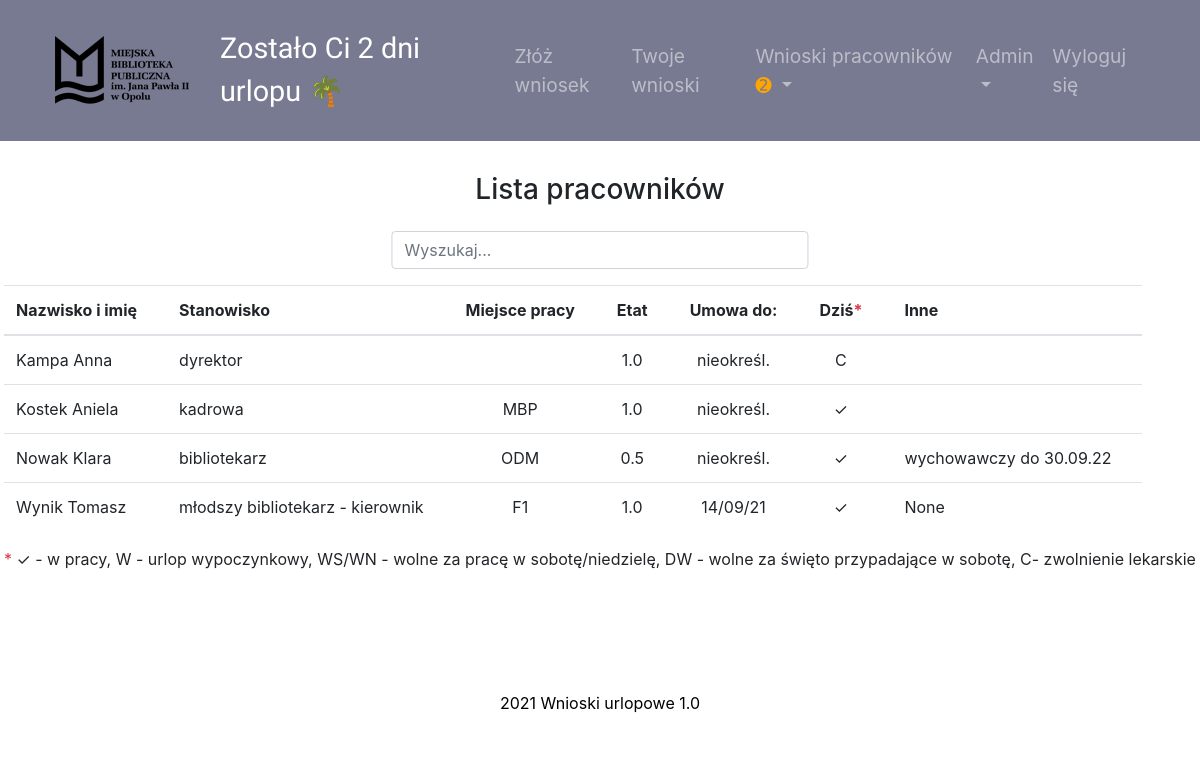
Screenshot of /employees_list (signed in) with the database file from the repository.
### main.py (models this page shows, shortened)
class Employee(UserMixin, db.Model):
    __tablename__ = "employees"
    id = db.Column(db.Integer, primary_key=True)
    name = db.Column(db.String(50), unique=False, nullable=False)
    login = db.Column(db.String(10), unique=True, nullable=False)
    password = db.Column(db.String(100))
    position = db.Column(db.String(50), unique=False)
    position_info = db.Column(db.String(20))
    work_place = db.Column(db.String)
    is_manager = db.Column(db.String(3), nullable=False)
    is_topmanager = db.Column(db.String(3), nullable=False)
    work_time = db.Column(db.Float, unique=False, nullable=False)
    email = db.Column(db.String)
    days_off = db.Column(db.Integer, nullable=False)
    annual_days_off = db.Column(db.Integer)
    contract_end = db.Column(db.String)
    requests = relationship("Request", back_populates="author")
    sickleaves = relationship("SickLeave", back_populates="person")
    manager_id = db.Column(db.Integer, db.ForeignKey("employees.id"))
    manager = relationship("Employee", backref='subordinates', remote_side="Employee.id")
    today_note = db.Column(db.String(20))
    additional_info = db.Column(db.String)

### main.py (the view)
@app.route("/employees_list")
@login_required
def employees_list():
    all_employees = Employee.query.order_by(Employee.name).all()
    employee_to_search = Employee.query.get(current_user.id)
    employees_requests_received = db.session.query(Request).filter(
        Request.send_to_person == employee_to_search.name).filter(Request.status == "oczekujący")
    request_list = len(employees_requests_received.all())
    today = date.today().strftime("%d/%m/%y")
    today_requests = db.session.query(Request).filter(Request.start_date <= today).filter(Request.end_date >= today)
    today_sickleaves = db.session.query(SickLeave).filter(SickLeave.start_date <= today).filter(
        SickLeave.end_date >= today)
    for employee in all_employees:
        todays = db.session.query(SickLeave).filter(SickLeave.start_date <= today).filter(
            SickLeave.end_date >= today).filter(SickLeave.person_id == employee.id).all()
        todayr = db.session.query(Request).filter(Request.start_date <= today).filter(Request.end_date >= today).filter(
            Request.status != "odrzucony").filter(Request.author_id == employee.id).all()
        if len(todays) != 0:
            employee.today_note = "C"
        elif len(todayr) != 0:
            for tr in todayr:
                temporary_list2 = []
                temporary_list2.append(tr.type)
                employee.today_note = temporary_list2[0]
        else:
            employee.today_note = "✓"
    return render_template("employees_list.html", request_list=request_list, today_sickleaves=today_sickleaves,
                           today_requests=today_requests, all_employees=all_employees)

### main.py (called while the page is built)
@login_manager.user_loader
def load_user(employee_id):
    return Employee.query.get(int(employee_id))

### templates/employees_list.html
{% include 'header.html' %}
<section class="page-section">
    <div class="requests">
        <div>
            <h3 class="table-title">Lista pracowników</h3>
            <input class="form-control search" id="myInput1" type="text" placeholder="Wyszukaj...">
        </div>
        <table class="table js-serial table-responsive empl_table" id="present">
            <thead>
            <tr>
                <th scope="col">Nazwisko i imię</th>
                <th scope="col">Stanowisko</th>
                <th scope="col">Miejsce pracy</th>
                <th scope="col" class="text-center">Etat</th>
                <th scope="col" class="text-center">Umowa do:</th>
                <th scope="col" class="text-center">Dziś<span class="text-danger">*</span></th>
                <th scope="col">Inne</th>
            </tr>
            </thead>
            <tbody id="myTable1">
                {% for employee in all_employees %}
            <tr>
                <td>{{ employee.name }}</td>
                <td>{{ employee.position }}</td>
                <td class="text-center">{{ employee.work_place}}</td>
                <td class="text-center">{{ employee.work_time }}</td>
                <td class="text-center">{{ employee.contract_end }}</td>
                <td class="text-center">{{ employee.today_note}} </td>
                <td> {{ employee.additional_info }}</td>
            </tr>
            {% endfor %}
            </tbody>
        </table>
        <span class="text-danger">*</span> ✓ - w pracy, W - urlop wypoczynkowy, WS/WN - wolne za pracę w
        sobotę/niedzielę, DW - wolne za święto przypadające w sobotę, C- zwolnienie lekarskie
    </div>
</section>
{% include 'footer.html' %}

### templates/header.html (shortened to what this page needs)
<!DOCTYPE html>
<html lang="pl">
<head>
    <link rel="stylesheet" href="https://maxcdn.bootstrapcdn.com/bootstrap/4.0.0/css/bootstrap.min.css"
>
    <link rel="stylesheet" href="https://cdnjs.cloudflare.com/ajax/libs/bootstrap-datepicker/1.9.0/css/bootstrap-datepicker.min.css"/>
    <link rel="stylesheet" href="./static/style.css" >
</head>
<body>
    <nav class="navbar position-sticky top-0 navbar-expand-lg navbar-dark w-100">
<div class="container-fluid">
        <a href="{{url_for('main')}}" class="navbar-brand ml-1" id="nav_urlop"><img src="/static/mbp_logo.png" class="d-inline-block align-center"  style="padding-right: 15px;"></a><p class="info"> {%if current_user.is_authenticated%} Zostało Ci {{current_user.days_off}} {% if current_user.work_time<1 %}godz. {%else%} dni  {%endif%}urlopu <span class="palm">🌴</span> {%endif%}</p>
        <div class="collapse navbar-collapse" id="navbarSupportedContent">
        <ul class="navbar-nav ml-auto">
            {% if current_user.position != "dyrektor"%}
                 <li class="nav-item">
                <a class="nav-link link-hide" href="{{url_for('main')}}">Złóż wniosek</a>
            </li>
            <li class="nav-item">
                <a class="nav-link link-hide" href="{{url_for('my_requests')}}">Twoje wnioski</a>
            </li>
            {% endif %}
            {% if current_user.is_manager == "TAK" %}
              <li class="nav-item dropdown">
      <a class="nav-link dropdown-toggle" href="{{url_for('employees_requests')}}" id="navbardrop" data-toggle="dropdown">
        Wnioski pracowników
          <span style='color:orange;'>
              {% if not request_list or request_list==0 %}
              {% else%}
              {% if request_list ==1  %}➊
              {% elif request_list ==2 %} ➋
              {% elif request_list ==3 %} ➌
              {% elif request_list ==4 %} ➍
              {% elif request_list ==5 %} ➎
              {% elif request_list ==6 %} ➏
              {% elif request_list ==7 %} ➐
              {% elif request_list ==8 %} ➑
              {% elif request_list ==9 %} ➒
              {% elif request_list ==10 %} ➓
              {% elif request_list >10 %} ➓+
              {% endif %}
              {% endif %}
          </span>
      </a>
    </li>
{% endif %}
            {% if current_user.login in ["wynik", "kostek"] %}
                     <li class="nav-item dropdown">
      <a class="nav-link dropdown-toggle" href="{{url_for('admin_site')}}" id="navbardrop2" data-toggle="dropdown">
        Admin</a>
    </li>
           {% endif %}
            <li class="nav-item">
                <a class="nav-link link-hide" href="{{url_for('logout')}}">Wyloguj się</a>
            </li>
        </ul>
        </div>
    </div>
    </nav>

### static/style.css (style rules this page uses)
.page-section { display: -webkit-box; display: -ms-flexbox; display: flex; -webkit-box-pack: center; -ms-flex-pack: center; justify-content: center; scroll-padding-top: 200px; margin-top: 2rem; padding-bottom: 5rem; }
.requests { position: relative; max-width: 100%; }
.table-title { margin-bottom: 1.5rem; text-align: center; }
input.search, input.search1 { position: relative; left: 50%; -webkit-transform: translateX(-50%); transform: translateX(-50%); width: 35%; margin-bottom: 16px; }
.navbar { background-color: #787A91; padding: 1% 3%; z-index: 1; }
.navbar-brand { font-size: 1.5rem; }
.info { font-size: 1.8rem; font-family: 'Signika Negative', sans-serif; color: #fff; margin-top: 15px; }
.nav-link { font-size: 1.2rem; }
@media (min-width: 360px) { .page-section { scroll-padding-top: 160px; } }
@media (min-width: 992px) { .page-section { scroll-padding-top: 150px; } }
.empl_table > thead > tr > th { padding-right: 30px; }
.empl_table > tbody > tr > td { padding-right: 30px; }

### rows the page displays
Employee: days_off "2", name "Wynik Tomasz", position "młodszy bibliotekarz - kierownik", work_place "F1", work_time "1.0", contract_end "14/09/21", today_note "✓", additional_info "None"
Employee: name "Kampa Anna", position "dyrektor", work_time "1.0", contract_end "nieokreśl.", today_note "C"
Employee: name "Kostek Aniela", position "kadrowa", work_place "MBP", work_time "1.0", contract_end "nieokreśl.", today_note "✓"
Employee: name "Nowak Klara", position "bibliotekarz", work_place "ODM", work_time "0.5", contract_end "nieokreśl.", today_note "✓", additional_info "wychowawczy do 30.09.22"
